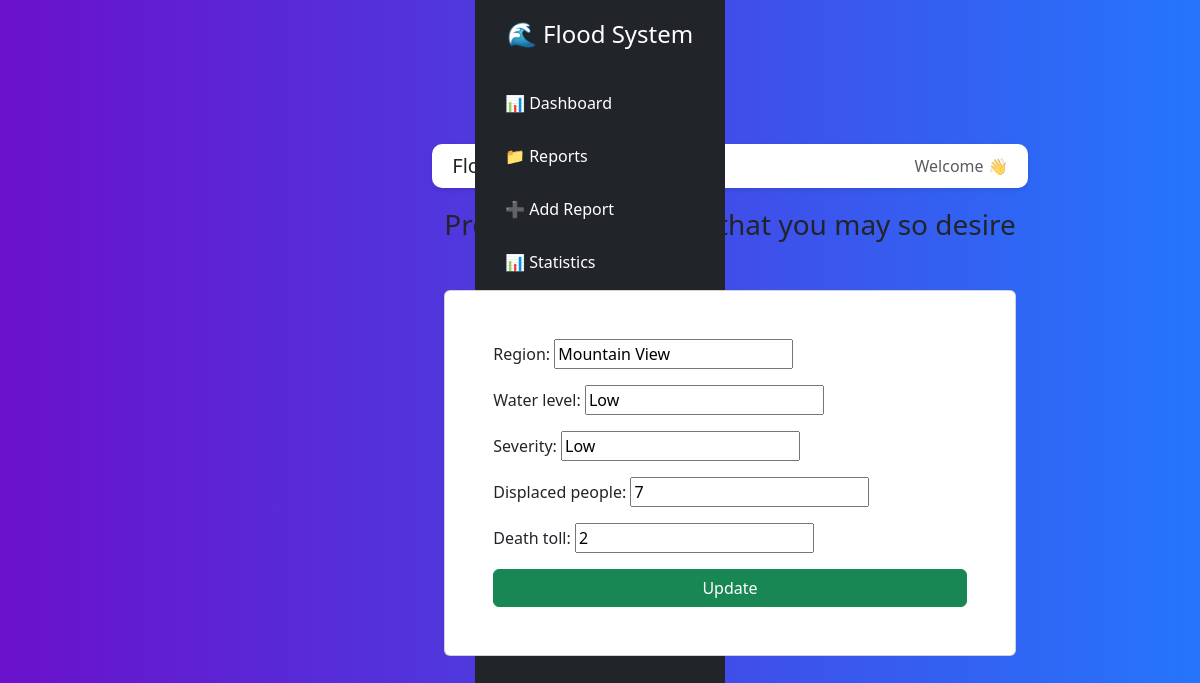
The app's page /update/18/ with its own data.
### dashboard/models.py (models this page shows, shortened)
class Flood_report (models.Model):
    region= models.CharField(max_length=50)
    water_level= models.CharField(max_length=50)
    severity= models.CharField(max_length=50)
    displaced_people= models.IntegerField()
    death_toll= models.IntegerField()

### dashboard/views.py (the view)
# urls.py: path('update/<int:id>/',views.update_report,name="update"),
def update_report(request, id):
    report = get_object_or_404(Flood_report, id=id)
    if request.method == "POST":
        form = FloodForm(request.POST, instance=report)
        if form.is_valid():
            form.save()
            return redirect('reports')
    else:
        form = FloodForm(instance=report)
    return render(request, "update.html", {
        "form": form
    })

### dashboard/forms.py
class FloodForm(forms.ModelForm):
    class Meta:
        model=Flood_report
        fields='__all__'

### templates/update.html (shortened to what this page needs)
{% extends 'base.html' %}
{% block content %}
    <h3 class="container"> Prompt the changes that you may so desire</h3>
<div class="container mt-5">
    <div class="card p-5">
        <form method="POST">
         {{ form.as_p }}
        <button class="btn btn-success">Update</button>
        </form>
    </div>
</div>
{% endblock %}

### static/styles/auth.css (style rules this page uses)
body { font-family: 'Poppins', sans-serif; background: linear-gradient(to right, #6a11cb, #2575fc); display: flex; justify-content: center; align-items: center; height: 100vh; margin: 0; }
button { width: 100%; padding: 12px; border: none; border-radius: 8px; background: #2575fc; color: #fff; font-size: 16px; cursor: pointer; transition: 0.3s; }

### templates/base.html (style rules this page uses)
body { background-color: #f5f6fa; }

### records on screen
Flood_report: region "Mountain View", water_level "Low", severity "Low", displaced_people "7", death_toll "2"
